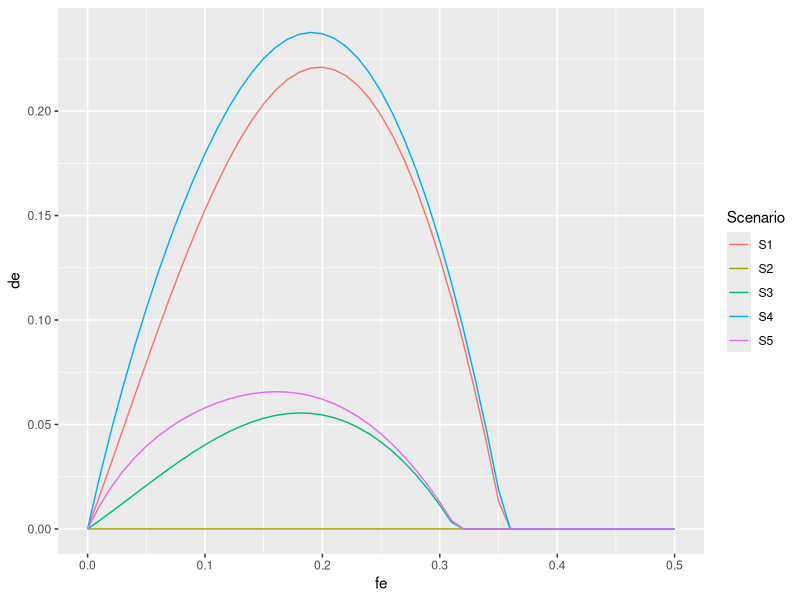

The R source for this figure: (Note: this script raises an error after producing the figure.)
# -------------------------------------------------------------------------- ##
# Halitosis.R
# Written by Steve Martell,  IPHC
# Date: Jan 8, 2012
# 
# Feb 7, 2011.  Added multiple growth groups to allow for cumulative effects
# of size selective fishing.  Need to show how mean weigth-at-age decreases
# with increasing fishing mortality rates.
# 
# SCENARIOS FOR HALIBUT PAPER
# 1) Status quo. 83.3cm minimum size limit
# 2) No size limits
# 3) 60cm minimum size limit
# 4) slot limit 81.3-150 cm
# 5) slot limit 60-150 cm
# -------------------------------------------------------------------------- ##

# -------------------------------------------------------------------------- ##
# Libraries
require(Hmisc)
require(ggplot2)
require(reshape2)
# -------------------------------------------------------------------------- ##

# Data and other constants
A	<- 35	# maximum age.
G	<- 21	# number of growth groups
S	<- 2	# number of sexes
dim	<- c(A, G, S)
age	<- 1:A	# vector of ages
pg	<- dnorm(seq(-3, 3, length=G), 0, 1); pg <- pg/sum(pg)

# Population parameters (female, male)
bo		<- 100.0			# unfished female spawning biomass
h		<- 0.75				# steepness
m		<- c(0.15, 0.18)	# natural mortality rate
dm		<- 0.16				# discard mortality rate
a50		<- 10.91			# age at 50% maturity
k50		<- 1.406			# std at 50% maturity
a		<- 6.92e-6			# length-weight allometry
b		<- 3.24				# length-weight allometry
linf	<- c(145, 110)		# Range female 145-190, male 110-155 (cm)
k		<- c(0.1, 0.12)		# eyeballed growth pars from Clark & Hare 2002.
CVlinf  <- 0.1				# CV in the asymptotic length

# Selectivity parameters (cm)
lhat	<- 97.132
lhat	<- 87.132
ghat	<- 1/0.1667
slim	<- 81.28
ulim	<- 150
cvlm	<- 0.1

# Halibut prices (10-20) (20-40) (40+)
# $6.75  $7.30  $7.50  In Homer Alaska.
fe		<- seq(0, 0.5, b=0.01)

lifeh	<-
function(fe = 0)
{
	# Life history and age-schedule information
	lx	<- array(0, dim)
	la	<- array(0, dim)
	wa	<- array(0, dim)
	fa	<- array(0, dim)
	pa	<- array(0, dim)	# price per pound 
	ma	<- plogis(age, a50, k50)
	for(i in 1:S)
	{
		lx[,,i]  <- exp(-m[i])^(age-1)
		lx[A,,i] <- lx[A,,i]/(1-exp(-m[i]))
		
		# growth
		'vonb'  <- function(linf,k) len <- linf*(1-exp(-k*age))
		dev     <- linf[i]*CVlinf
		linf.g  <- seq(linf[i]-dev, linf[i]+dev, length=G)
		la[,,i] <- sapply(linf.g, vonb,k=k[i])
		wa[,,i] <- a*la[,,i]^b
		
		# maturity (this assumes maturity at a fixed age)
		fa[,,i] <- ma*wa[,,i]
	}
	
	# Length-based selectivity (length-based -> age-based)
	sc	<- array(0, dim)
	sr	<- array(0, dim)
	sd	<- array(0, dim)
	va	<- array(0, dim)
	std	<- cvlm*slim+1.e-30
	for(i in 1:S)
	{
		sc[,,i]  <- plogis(la[,,i],location=lhat, scale=ghat)
		sr[,,i]  <- plogis(la[,,i],location=slim, scale=std) - plogis(la[,,i],location=ulim, scale=std)
		sd[,,i]  <- 1-sr[,,i]
		va[,,i]  <- sc[,,i]*(sr[,,i]+sd[,,i]*dm)
	}
	
	# Age-specific total mortality, survival, retention, and discard rate.
	za	<- array(0, dim)
	sa	<- array(0, dim)
	qa	<- array(0, dim)
	da	<- array(0, dim)
	for(i in 1:S)
	{
		za[,,i]  <- m[i] + fe*va[,,i]
		sa[,,i]  <- exp(-za[,,i])
		qa[,,i]  <- (sc[,,i]*sr[,,i]) * (1-sa[,,i])/za[,,i]
		da[,,i]  <- (sc[,,i]*sd[,,i]) * (1-sa[,,i])/za[,,i]
	}
	# za	<- m+fe*va
	# sa	<- exp(-za)
	# qa	<- (sc*sr)*(1.-sa)/za	# fraction retained
	# da	<- (sc*sd)*(1.-sa)/za	# fraction discarded
	
	# Survivorship under fished conditions lz(A, G, S)
	lz	<- array(1, dim)
	for(i in 1:S)
	{
		for(j in 2:A)
		{
			lz[j,,i] <- lz[j-1,,i]*exp(-za[j-1,,i])
		}
		lz[A,,i] <- lz[A,,i]/(1-exp(-za[A,,i]))
	}
	
	
	# price premiums based on fish weight
	pa[wa<10]  <- 0.00
	pa[wa>=10] <- 6.75
	pa[wa>=20] <- 7.30
	pa[wa>=40] <- 7.50
	
	return(list(la=la, wa=wa, fa=fa, lz=lz, pa=pa*wa, va=va))
}

plot.AgeSchedule <- function()
{
	U   <- lifeh(0.2)
	mU  <- melt(U)
	colnames(mU) <- c("Age","G","Sex","value","type")
	mU$pg  <- pg[mU$G]
	mU$Sex[mU$Sex==1] = "Female"
	mU$Sex[mU$Sex==2] = "Male"
	
	p   <- ggplot(mU)
	p   <- p + geom_point(aes(x=Age, y=value, col=Sex, alpha=pg))
	p   <- p + facet_wrap(~type, scale="free")
	
	print(p)
	dev.copy2pdf(file="../FIGS/AgeSchedule.pdf")
	
}





tsasm	<- 
function(fe=0, slim=0, ulim=1000, dm=0.16)
{
	# A two sex age structured model. #
	
	
	# Age-schedule information
	# Survivorship array lx(A, G, S)
	lx	<- array(0, dim)
	la	<- array(0, dim)
	wa	<- array(0, dim)
	fa	<- array(0, dim)
	pa	<- array(0, dim)	# price per pound 
	ma	<- plogis(age, a50, k50)
	for(i in 1:S)
	{
		lx[,,i]  <- exp(-m[i])^(age-1)
		lx[A,,i] <- lx[A,,i]/(1-exp(-m[i]))
		
		# growth
		'vonb'  <- function(linf,k) len <- linf*(1-exp(-k*age))
		dev     <- linf[i]*CVlinf
		linf.g  <- seq(linf[i]-dev, linf[i]+dev, length=G)
		la[,,i] <- sapply(linf.g, vonb,k=k[i])
		wa[,,i] <- a*la[,,i]^b
		
		# maturity (this assumes maturity at a fixed age)
		fa[,,i] <- ma*wa[,,i]
	}
	
	# price premiums based on fish weight
	pa[wa<10]  <- 3.00
	pa[wa>=10] <- 6.75
	pa[wa>=20] <- 7.30
	pa[wa>=40] <- 7.50
	
	# lx	<- sapply(age, function(age) exp(-m)^(age-1) )
	# lx[, A] <- lx[, A]/(1-exp(-m))
	# la	<- sapply(age, function(age) linf*(1-exp(-k*age)))
	# wa	<- a*la^b
	# ma	<- plogis(age, a50, k50)
	# fa	<- t(t(wa)*ma)
	
	# Derivation of S-R parameters (Ricker model)
	# Re = Ro*[(log(kap)-log(phi.E/phi.e))/log(kap)]
	# Assume 50:50 sex ratio at birth
	kap		<- (5*h)^(5/4)
	phi.E	<- sum(t(t(lx[,,1]*fa[,,1])*pg))
	#phi.E	<- as.double(lx[1, ] %*% fa[1, ])
	ro		<- bo/phi.E
	
	# Length-based selectivity (length-based -> age-based)
	sc	<- array(0, dim)
	sr	<- array(0, dim)
	sd	<- array(0, dim)
	va	<- array(0, dim)
	std	<- cvlm*slim+1.e-30
	for(i in 1:S)
	{
		sc[,,i]  <- plogis(la[,,i],location=lhat, scale=ghat)
		sr[,,i]  <- plogis(la[,,i],location=slim, scale=std) - plogis(la[,,i],location=ulim, scale=std)
		sd[,,i]  <- 1-sr[,,i]
		va[,,i]  <- sc[,,i]*(sr[,,i]+sd[,,i]*dm)
	}
	# sc	<- t(apply(la,1,plogis,location=lhat,scale=ghat))
	# std	<- cvlm*slim+1.e-30
	# sr	<- t(apply(la,1,plogis,location=slim,scale=std))
	# sd	<- 1-sr
	# va	<- sc*(sr+sd*dm)		# age-specific probability of dying due to F
	
	# Age-specific total mortality, survival, retention, and discard rate.
	za	<- array(0, dim)
	sa	<- array(0, dim)
	qa	<- array(0, dim)
	da	<- array(0, dim)
	for(i in 1:S)
	{
		za[,,i]  <- m[i] + fe*va[,,i]
		sa[,,i]  <- exp(-za[,,i])
		qa[,,i]  <- (sc[,,i]*sr[,,i]) * (1-sa[,,i])/za[,,i]
		da[,,i]  <- (sc[,,i]*sd[,,i]) * (1-sa[,,i])/za[,,i]
	}
	# za	<- m+fe*va
	# sa	<- exp(-za)
	# qa	<- (sc*sr)*(1.-sa)/za	# fraction retained
	# da	<- (sc*sd)*(1.-sa)/za	# fraction discarded
	
	# Survivorship under fished conditions lz(A, G, S)
	lz	<- array(1, dim)
	for(i in 1:S)
	{
		for(j in 2:A)
		{
			lz[j,,i] <- lz[j-1,,i]*exp(-za[j-1,,i])
		}
		lz[A,,i] <- lz[A,,i]/(1-exp(-za[A,,i]))
	}
	# lz	<- matrix(1, 2, A)
	# for(i in 2:A)
	# {
	# 	lz[, i] <- lz[, i-1]*exp(-za[, i-1])
	# 	if(i==A)
	# 	{
	# 		lz[, A] <- lz[, A]/(1-exp(-za[, i-1]))
	# 	}
	# }
	
	# Incidence functions
	phi.e	<- sum( t(lz[,,1]*fa[,,1])*pg )
	#phi.e	<- as.double(lz[1, ] %*% fa[1, ])
	
	# Equilibrium calculations
	t1		<- log(phi.E/(kap*phi.e))
	t2		<- (log(kap)*phi.e)
	re		<- max(0, -(t1*ro*phi.E)/t2)
	be		<- re * phi.e
	ye		<- 0
	de		<- 0
	ypr		<- 0
	wbar	<- rep(0, S)
	wdot	<- matrix(0,nrow=S, ncol=A)
	for(i in 1:S)
	{
		ye  <- ye + sum( re * fe * t(lz[,,i]*wa[,,i]*qa[,,i])*pg )
		de	<- de + sum( re * fe * dm * t(lz[,,i]*wa[,,i]*da[,,i])*pg )
		ypr <- ypr + sum( fe * t(lz[,,i]*wa[,,i]*qa[,,i])*pg )
		
		# Average weigth of a 10-year old fish (female & male)
		tmp		<- t(lz[,,i]*wa[,,i])*pg
		tmpn	<- t(lz[,,i])*pg
		wbar[i] <- weighted.mean(wa[10,,i], tmpn[,10])
		
		# Average weight-at-age for each sex.
		tmp     <- t(tmpn)
		P       <- tmp/rowSums(tmp)
		wdot[i,] <- rowSums(wa[,,i]*P)
	}
	spr		<- phi.e/phi.E
	
	
	# Need to calculate landed value per recruit versus slim and fe
	# using the price and size categories from above.
	# How many millions of dollars in Halibut are discarded each year?
	landed.value	<- 0
	discard.value	<- 0
	for(i in 1:S)
	{
		t1 <- sum(re * fe * t(lz[,,i]*wa[,,i]*qa[,,i]*pa[,,i])*pg)
		landed.value  <- landed.value + t1
		t2 <- sum(re * fe * dm * t(lz[,,i]*wa[,,i]*da[,,i]*pa[,,i])*pg)
		discard.value <- discard.value + t2
	}
	
	# b<- seq(0, 2*bo, length=100)
	# r<- kap*b*exp(-log(kap)*b/bo)/phi.E
	# plot(b, r)
	# points(bo, ro, pch=20, col=2)
	# points(be, re, pch=20, col=3)
	return(c(fe=fe, re=re, be=be, ye=ye, 
		de=de, spr=spr, ypr=ypr, 
		dep=be/bo, wbar.f10=wbar[1], wbar.m10=wbar[2], 
		landed.value=landed.value, 
		discard.value=discard.value ))
		# List objects don't work here.
		#, wdot.f=list(wdot[1,]), wdot.m=list(wdot[2,]) ))
}

.equil	<-
function(arg="ye", dm=0.17)
{
	fn	<- function(fe=0, slim=0, dm=dm)
	{
		tmp <- tsasm(fe, slim, dm)
		idx <- which(names(tmp)==arg)
		return(as.double(tmp[idx]))
	}
	V	<- Vectorize(fn, c("fe", "slim"))
	fe	<- seq(0, 0.45, length=20)
	sl	<- seq(60, 100, length=20)
	Z	<- outer(fe, sl, V, dm)
	obj	<- list(x=fe, y=sl, Z=Z)
	class(obj) <- "isopleth"
	return(obj)
}

plot.isopleth <- 
function(obj, ...)
{
	# Plots the contour plot for the contour class
	x <- obj$x
	y <- obj$y
	z <- obj$Z
	
	#contour(x, y, z, ...)
	mx <- melt(z)
	names(mx) <- c("x","y","z")
	g=ggplot(mx,aes(x=x,y=y,z=z))+stat_contour()
	print(g)
}

# SCENARIOS
lambda = 0.16
S1 = data.frame(Scenario="S1", t(sapply(fe, tsasm, slim=81.3, dm=lambda)))
S2 = data.frame(Scenario="S2", t(sapply(fe, tsasm, slim=0.00, dm=lambda)))
S3 = data.frame(Scenario="S3", t(sapply(fe, tsasm, slim=70.0, dm=lambda)))
S4 = data.frame(Scenario="S4", t(sapply(fe, tsasm, slim=81.3, dm=lambda, ulim=150)))
S5 = data.frame(Scenario="S5", t(sapply(fe, tsasm, slim=70.0, dm=lambda, ulim=150)))

DF = rbind(S1, S2, S3, S4, S5)

p<-ggplot(DF,aes(x=fe,y=de,col=Scenario)) +geom_line()
print(p+opts(title="Wastage"))

p<-ggplot(DF,aes(x=fe,y=spr,col=Scenario)) +geom_line()
print(p+opts(title="Relative spawning biomass per recruit"))

p<-ggplot(DF,aes(x=fe,y=ypr,col=Scenario)) +geom_line()
print(p+opts(title="Yield per recruit"))

p<-ggplot(DF,aes(x=fe,y=ye,col=Scenario)) +geom_line()
print(p+opts(title="Equilibrium yield"))

p<-ggplot(DF,aes(x=fe,y=landed.value,col=Scenario)) +geom_line()
print(p+opts(title="Landed Value"))

p<-ggplot(DF,aes(x=fe,y=discard.value,col=Scenario)) +geom_line()
print(p+opts(title="Value of dead discards"))


# A key question is for every pound of bycatch what is the corresponding
# yield loss to the directed fishery. This is computed by IPHC as the 
# yield loss ration = (Wt. of future yield loss)/(Wt. of bycatch).  The wt. of 
# the bycatch is straight forward. The yield loss is the difference between
# the yield obtained with discard mortality =0 and discard mortality =0.17

oldfun <-function()
{
	SPR <- .equil("spr", dm=dm)
	SPR0<- .equil("spr", dm=0)
	YE  <- .equil("ye", dm=dm)
	YE0 <- .equil("ye", dm=0)
	BE  <- .equil("be", dm=dm)
	BE0 <- .equil("be", dm=0)
	DE	<- .equil("de", dm=dm)
	W.F <- .equil("wbar.f", dm=dm)
	W.M <- .equil("wbar.m", dm=dm)
	LV	<- .equil("landed.value", dm=dm)
	DV	<- .equil("discard.value", dm=dm)

	# REPORT SECTION
	par(mfcol=c(1, 1), las=1)
	isolvl <- c(0.35, seq(0, 1, by=0.1))
	isolwd <- c(2, rep(1, 11))
	xl     <- "Fishing mortality"
	yl     <- "Size limit (cm)"
	plot(SPR,xlab=xl,ylab=yl,levels=isolvl,lwd=isolwd,main="Spawn potential ratio")
	plot(YE ,xlab=xl,ylab=yl,main="Equilibrium yield")
	plot(DE ,xlab=xl,ylab=yl,main="Discarded yield")
	X = DE
	X$Z = (YE0$Z-YE$Z)/(DE$Z)
	plot(X, xlab=xl,ylab=yl,main="Yield loss ratio")

	#The following in the spawning biomass per recruit lost per 
	#unit of discard. This should be the spawning biomass,  not SPR
	SE = DE
	SE$Z = (BE0$Z-BE$Z)/(DE$Z)
	plot(SE, add=TRUE, col="blue", levels=seq(0, 10, by=.25))

	E=DE
	E$Z = YE$Z/(YE$Z+DE$Z)
	plot(E, add=TRUE, col="red")

	par(mfcol=c(2, 2))
	plot(W.F, xlab=xl, ylab=yl, main="Mean weight of age-10 females")
	plot(W.M, xlab=xl, ylab=yl, main="Mean weight of age-10 males")
	plot(LV, xlab=xl, ylab=yl, main="Landed Value ($$)")
	X = LV
	X$Z = DV$Z/LV$Z
	plot(X, xlab=xl, ylab=yl, main="Discard Value/Landed Value")
}
